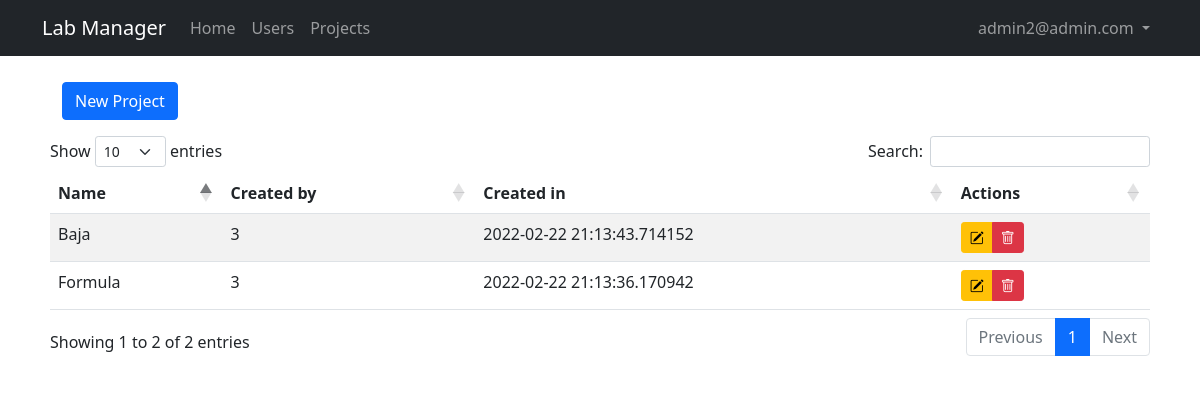
/admin/projects (signed in), run on the app's committed database.
### lab_manager/models.py (models this page shows, shortened)
class User(db.Model, UserMixin):
    id = db.Column(db.Integer, primary_key = True)
    email = db.Column(db.String(50), unique = True)
    name = db.Column(db.String(150))
    password = db.Column(db.String(128))
    date_created = db.Column(db.DateTime, default = datetime.utcnow)
    biometry = db.Column(db.Boolean, default = False, nullable = False)
    project = db.Column(db.Integer, db.ForeignKey('project.id'), nullable = False)
    grr = db.Column(db.Integer, unique = True)
    course = db.Column(db.String(50))
    approved_by = db.Column(db.Integer)
    date_approved = db.Column(db.DateTime, default = datetime.utcnow)
    approved = db.Column(db.Boolean, default = False, nullable = False)
    admin = db.Column(db.Boolean, default = False, nullable = False)

class Project(db.Model):
    id = db.Column(db.Integer, primary_key = True)
    name = db.Column(db.String(150), unique = True)
    date_created = db.Column(db.DateTime, default = datetime.utcnow)
    active = db.Column(db.Boolean, default=True, nullable=False)
    created_by = db.Column(db.Integer, db.ForeignKey('user.id'))

### lab_manager/admin/routes.py (the view)
@admin.route("/admin/projects")
@admin_only
def projects():
    projects = Project.query
    return render_template('admin/projects.jinja2', title = "Projects", projects=projects, user=current_user)

### lab_manager/__init__.py (called while the page is built)
def create_app(config_class=Config):
    app = Flask(__name__)
    app.config.from_object(Config)
    db.init_app(app)
    from lab_manager.main.routes import main
    app.register_blueprint(main)
    from lab_manager.users.routes import users
    app.register_blueprint(users)
    from lab_manager.admin.routes import admin
    app.register_blueprint(admin)
    from .models import User, Project
    initialize_database(app)
    login_manager.init_app(app)
    @login_manager.user_loader
    def load_user(id):
        return User.query.get(int(id))
    return app

### lab_manager/admin/routes.py (called while the page is built)
def admin_only(func):
    @wraps(func)
    def wrapper(*args, **kwargs):
        if current_user.is_anonymous:
            flash("You should be logged in to see this page!", "warning")
            return redirect(url_for('admin.login'))
        if not current_user.admin:
            abort(403)
        return func(*args, **kwargs)
    return wrapper

### lab_manager/templates/admin/projects.jinja2 (shortened to what this page needs)
{% extends "layout.jinja2" %}
{% block content %}
<div class="container btn-header">
    <button type="button" class="btn btn-primary" data-bs-toggle="modal" data-bs-target="#addProjectModal">New Project</button>
    <br>
</div>
<table id="data" class="table table-striped">
<thead>
    <tr>
        <th>Name</th>
        <th>Created by</th>
        <th>Created in</th>
        <th>Actions</th>
    </tr>
</thead>
<tbody>
    {% for project in projects %}
    <tr>
        <td>{{ project.name }}</td>
        <td>{{ project.created_by }}</td>
        <td>{{ project.date_created }}</td>
        <td>
            <div class="btn-group" role="group" aria-label="Basic mixed styles example">
                <button type="button" class="btn btn-warning btn-sm" data-bs-toggle="modal" data-bs-target="#editProjectModal{{project.id}}"><i class="bi bi-pencil-square"></i></button>
                <button type="button" class="btn btn-danger btn-sm" data-bs-toggle="modal" data-bs-target="#delete-confirmation"><i class="bi bi-trash"></i></button>
            </div>
        </td>
    </tr>
    {% endfor %}
</tbody>
</table>
{% endblock content %}

### lab_manager/templates/layout.jinja2 (shortened to what this page needs)
<!DOCTYPE html>
<html lang="en">
<head>
    <link href="https://cdn.jsdelivr.net/npm/bootstrap@5.1.3/dist/css/bootstrap.min.css" rel="stylesheet">
    <link rel="stylesheet" type="text/css" href="https://cdn.datatables.net/1.10.25/css/dataTables.bootstrap5.css">
    <link rel="stylesheet" href="https://cdn.jsdelivr.net/npm/bootstrap-icons@1.8.1/font/bootstrap-icons.css">
    <link rel="stylesheet" type="text/css" href="{{ url_for('static', filename='main.css') }}">
</head>
<body>
    <nav class="navbar navbar-expand-md navbar-dark bg-dark">
        <div class="container">
            <a class="navbar-brand mr-4" href="/">Lab Manager</a>
            <div class="collapse navbar-collapse" id="navbar">
                <div class="navbar-nav me-auto mb-2 mb-lg-0">
                    <a href="/" class="nav-item nav-link">Home</a>
                    {% if user.is_authenticated and user.admin==True %}
                        <a href="{{url_for('admin.users')}}" class="nav-item nav-link">Users</a>
                        <a href="{{url_for('admin.projects')}}" class="nav-item nav-link">Projects</a>
                    {% endif %}
                </div>
                <div class="navbar-nav">
                    {% if user.is_authenticated and user.admin==False %}
                        <li class="nav-item dropdown">
                            <a class="nav-link dropdown-toggle" href="#" id="navbarDropdown" role="button" data-bs-toggle="dropdown" aria-expanded="false"> {{user.email}} </a>
                            <ul class="dropdown-menu dropdown-menu-end" aria-labelledby="navbarDropdown">
                                <li><a class="dropdown-item" href="{{url_for('users.profile')}}">Profile</a></li>
                                <li><hr class="dropdown-divider"></li>
                                <li><a class="dropdown-item" href="{{url_for('users.logout')}}">Logout</a></li>
                            </ul>
                        </li>
                    {% elif user.is_authenticated and user.admin==True %}
                        <li class="nav-item dropdown">
                            <a class="nav-link dropdown-toggle" href="#" id="navbarDropdown" role="button" data-bs-toggle="dropdown" aria-expanded="false"> {{user.email}} </a>
                        </li>
                    {% else %}
                        <a href="{{url_for('users.login')}}" class="nav-item nav-link">Login</a>
                        <a href="{{url_for('users.register')}}" class="nav-item nav-link">Sign Up</a>
                    {% endif %}
                </div>
            </div>
        </div>
    </nav>
    <main class="container full-page" role="main">
        {% block content %}{% endblock content %}
    </main>
</body>
</html>

### lab_manager/static/main.css (style rules this page uses)
.full-page { background: #ffffff; padding: 10px 20px; margin-bottom: 20px; margin-top: 1rem; }
.btn-header { margin-bottom: 1rem; }

### data on the page
User: email "admin2@admin.com"
Project: name "Formula", created_by "3", date_created "2022-02-22 21:13:36.170942"
Project: name "Baja", created_by "3", date_created "2022-02-22 21:13:43.714152"
